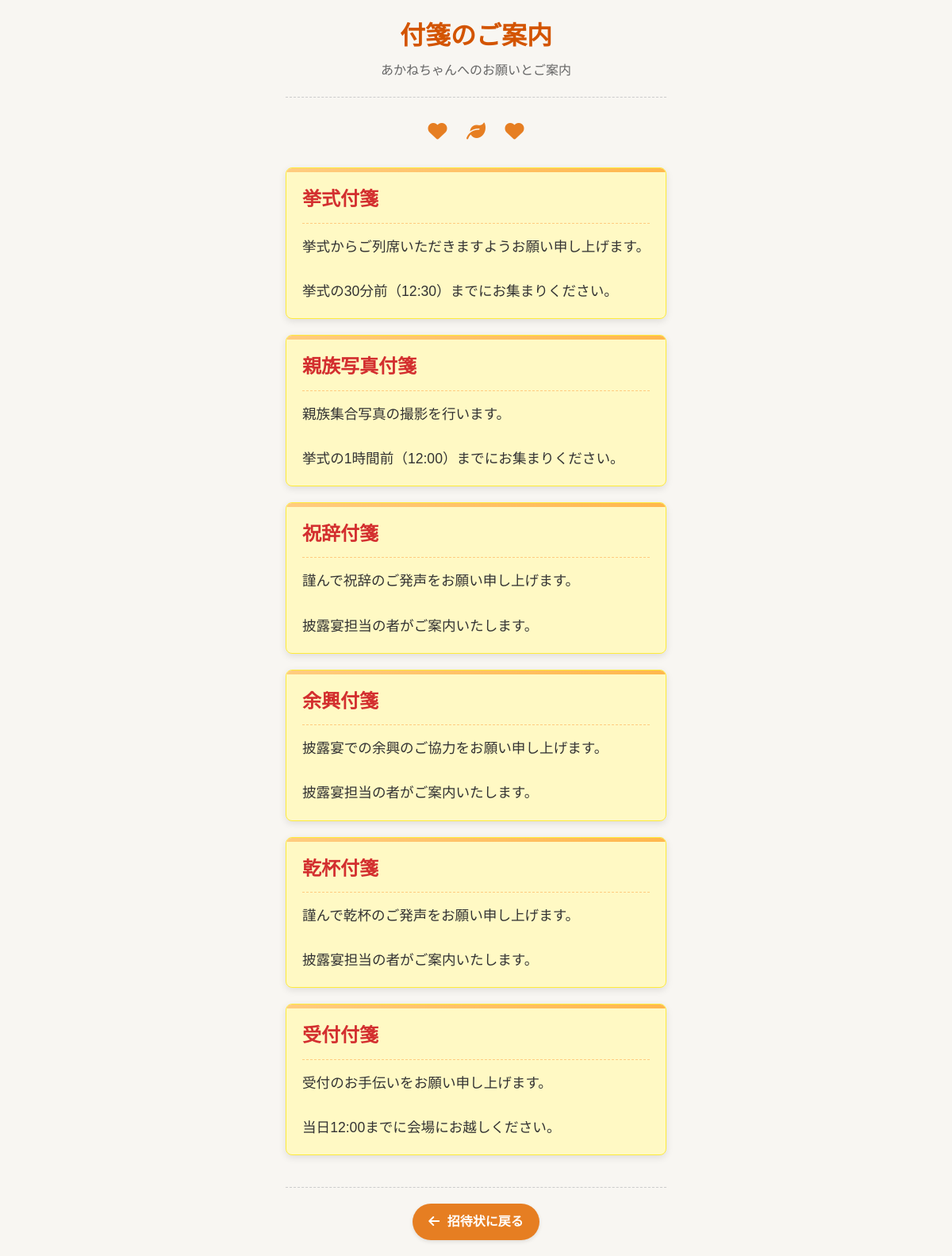
The app's page /fusen.php?group=akane_isono with its own data.
### tables this page shows
CREATE TABLE `guests` (
  `id` int(11) NOT NULL AUTO_INCREMENT,
  `group_id` varchar(50) DEFAULT NULL,
  `group_name` varchar(100) NOT NULL,
  `email` varchar(255) DEFAULT NULL,
  `arrival_time` varchar(100) NOT NULL,
  `custom_message` text DEFAULT NULL,
  `max_companions` int(11) DEFAULT 0,
  `created_at` timestamp NOT NULL DEFAULT current_timestamp(),
  `group_type_id` int(11) DEFAULT NULL,
  PRIMARY KEY (`id`),
  UNIQUE KEY `group_id` (`group_id`),
  KEY `group_type_id` (`group_type_id`),
  CONSTRAINT `guests_ibfk_1` FOREIGN KEY (`group_type_id`) REFERENCES `group_types` (`id`) ON DELETE SET NULL
);

CREATE TABLE `guest_fusen` (
  `id` int(11) NOT NULL AUTO_INCREMENT,
  `guest_id` int(11) NOT NULL,
  `fusen_type_id` int(11) NOT NULL,
  `custom_message` text DEFAULT NULL,
  `created_at` timestamp NOT NULL DEFAULT current_timestamp(),
  PRIMARY KEY (`id`),
  KEY `guest_id` (`guest_id`),
  KEY `fusen_type_id` (`fusen_type_id`),
  CONSTRAINT `guest_fusen_ibfk_1` FOREIGN KEY (`guest_id`) REFERENCES `guests` (`id`) ON DELETE CASCADE,
  CONSTRAINT `guest_fusen_ibfk_2` FOREIGN KEY (`fusen_type_id`) REFERENCES `fusen_types` (`id`) ON DELETE CASCADE
);

CREATE TABLE `fusen_types` (
  `id` int(11) NOT NULL AUTO_INCREMENT,
  `type_code` varchar(50) NOT NULL,
  `type_name` varchar(100) NOT NULL,
  `description` text DEFAULT NULL,
  `default_message` text DEFAULT NULL,
  `sort_order` int(11) DEFAULT 0,
  `created_at` timestamp NOT NULL DEFAULT current_timestamp(),
  PRIMARY KEY (`id`),
  UNIQUE KEY `type_code` (`type_code`)
);

### fusen.php (the view, shortened to what this page needs)
<?php
require_once 'config.php';
$group_id = isset($_GET['group']) ? htmlspecialchars($_GET['group']) : null;
$guest_info = null;
try {
    $stmt = $pdo->prepare("SELECT * FROM guests WHERE group_id = :group_id LIMIT 1");
    $stmt->execute(['group_id' => $group_id]);
    $guest_info = $stmt->fetch();
} catch (PDOException $e) {
    if ($debug_mode) {
        echo "データベースエラー: " . $e->getMessage();
    } else {
        http_response_code(500);
        echo '内部サーバーエラーが発生しました。';
    }
    exit;
}
$fusens = [];
try {
    $stmt = $pdo->prepare("
        SELECT gf.*, ft.type_name, ft.type_code, ft.default_message
        FROM guest_fusen gf
        JOIN fusen_types ft ON gf.fusen_type_id = ft.id
        WHERE gf.guest_id = ?
        ORDER BY ft.sort_order, ft.type_name
    ");
    $stmt->execute([$guest_info['id']]);
    $fusens = $stmt->fetchAll();
} catch (PDOException $e) {
    if ($debug_mode) {
        echo "付箋データの取得エラー: " . $e->getMessage();
    }
}
?>
<!DOCTYPE html>
<html lang="ja">
<head>
    <link rel="stylesheet" href="css/style.css">
    <link rel="stylesheet" href="https://cdnjs.cloudflare.com/ajax/libs/font-awesome/6.0.0/css/all.min.css">
</head>
<body>
    <div class="fusen-container">
        <div class="fusen-header">
            <h1>付箋のご案内</h1>
            <p><?= htmlspecialchars($guest_info['group_name']) ?>へのお願いとご案内</p>
        </div>
        <div class="fusen-decoration">
            <i class="fas fa-heart decoration-icon"></i>
            <i class="fas fa-leaf decoration-icon"></i>
            <i class="fas fa-heart decoration-icon"></i>
        </div>
        <div class="fusen-list">
            <?php foreach ($fusens as $fusen): ?>
            <div class="fusen-item">
                <h2><?= htmlspecialchars($fusen['type_name']) ?></h2>
                <p><?= nl2br(htmlspecialchars($fusen['custom_message'] ?: $fusen['default_message'])) ?></p>
            </div>
            <?php endforeach; ?>
        </div>
        <div class="fusen-footer">
            <a href="index.php?group=<?= urlencode($group_id) ?>" class="fusen-back-link">
                <i class="fas fa-arrow-left"></i> 招待状に戻る
            </a>
        </div>
    </div>
</body>
</html>

### css/style.css (style rules this page uses)
:root { --primary-color: #ffffff; --accent-color: #4CAF50; --accent-light: #81C784; --accent-dark: #388E3C; --text-color: #333333; --background-light: #f8f9fa; --shadow-color: rgba(0, 0, 0, 0.1); --gold: #d4af37; --light-gold: #f1e6c1; --cream: #fcf8e8; --pink-accent: #f8bbd0; --pink-light: #fce4ec; --pink-dark: #ec407a; }
* { box-sizing: border-box; margin: 0; padding: 0; }
body { font-family: 'Noto Serif JP', serif; margin: 0; padding: 0; background: url('../images/leaves-bg.png') repeat; background-size: 400px; background-attachment: fixed; color: #2c3e50; line-height: 1.6; min-height: 100vh; display: flex; flex-direction: column; justify-content: flex-start; align-items: center; }
body::before { content: ''; position: fixed; top: 0; left: 0; width: 100%; height: 100%; background-image: url('../images/leaves-bg.png'); background-size: 300px; background-repeat: repeat; opacity: 0.05; z-index: -1; }

### fusen.php (style rules this page uses)
body { background-color: #f8f6f2; color: #333; font-family: 'Noto Sans JP', sans-serif; margin: 0; padding: 0; }
.fusen-container { max-width: 800px; margin: 0 auto; padding: 20px; }
.fusen-header { text-align: center; margin-bottom: 30px; padding-bottom: 20px; border-bottom: 1px dashed #ccc; }
.fusen-header h1 { color: #d35400; font-family: 'M PLUS Rounded 1c', sans-serif; margin-bottom: 5px; }
.fusen-header p { color: #666; margin-top: 0; }
.fusen-list { display: flex; flex-direction: column; gap: 20px; }
.fusen-item { background-color: #fff9c4; border: 1px solid #ffeb3b; border-radius: 8px; padding: 20px; box-shadow: 0 3px 10px rgba(0,0,0,0.1); position: relative; overflow: hidden; }
.fusen-item::before { content: ''; position: absolute; top: 0; left: 0; width: 100%; height: 5px; background: linear-gradient(45deg, #ffcc80, #ffb74d); }
.fusen-item h2 { color: #d32f2f; font-size: 1.5rem; margin-top: 0; margin-bottom: 15px; border-bottom: 1px dashed #ffcc80; padding-bottom: 10px; font-family: 'M PLUS Rounded 1c', sans-serif; }
.fusen-item p { margin: 0; font-size: 1.1rem; line-height: 1.6; white-space: pre-wrap; }
.fusen-footer { text-align: center; margin-top: 40px; padding-top: 20px; border-top: 1px dashed #ccc; }
.fusen-back-link { display: inline-block; background-color: #e67e22; color: white; padding: 10px 20px; border-radius: 30px; text-decoration: none; font-weight: bold; transition: background-color 0.3s; box-shadow: 0 2px 5px rgba(0,0,0,0.1); }
.fusen-back-link i { margin-right: 5px; }
.fusen-decoration { text-align: center; margin: 30px 0; }
.decoration-icon { color: #e67e22; font-size: 1.5rem; margin: 0 10px; }

### records on screen
guests: group_name "あかねちゃん"
guest_fusen: fusen_type.type_name "挙式付箋", custom_message.default_message "挙式からご列席いただきますようお願い申し上げます。 挙式の30分前（12:30）までにお集まりください。"
guest_fusen: fusen_type.type_name "親族写真付箋", custom_message.default_message "親族集合写真の撮影を行います。 挙式の1時間前（12:00）までにお集まりください。"
guest_fusen: fusen_type.type_name "祝辞付箋", custom_message.default_message "謹んで祝辞のご発声をお願い申し上げます。 披露宴担当の者がご案内いたします。"
guest_fusen: fusen_type.type_name "余興付箋", custom_message.default_message "披露宴での余興のご協力をお願い申し上げます。 披露宴担当の者がご案内いたします。"
guest_fusen: fusen_type.type_name "乾杯付箋", custom_message.default_message "謹んで乾杯のご発声をお願い申し上げます。 披露宴担当の者がご案内いたします。"
guest_fusen: fusen_type.type_name "受付付箋", custom_message.default_message "受付のお手伝いをお願い申し上げます。 当日12:00までに会場にお越しください。"
